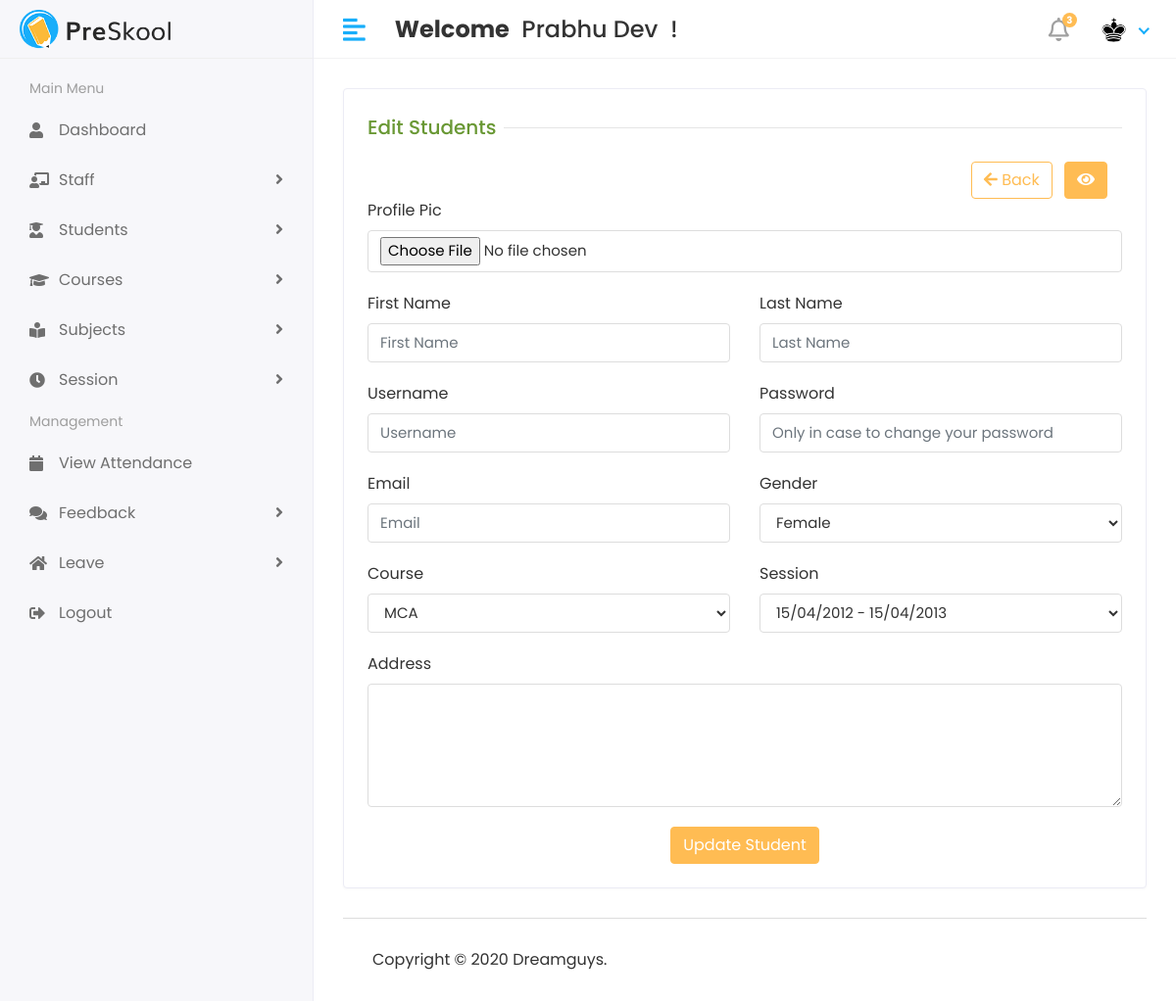
/Hod/Student/edit/1 (signed in), run on an earlier commit of the app's database.
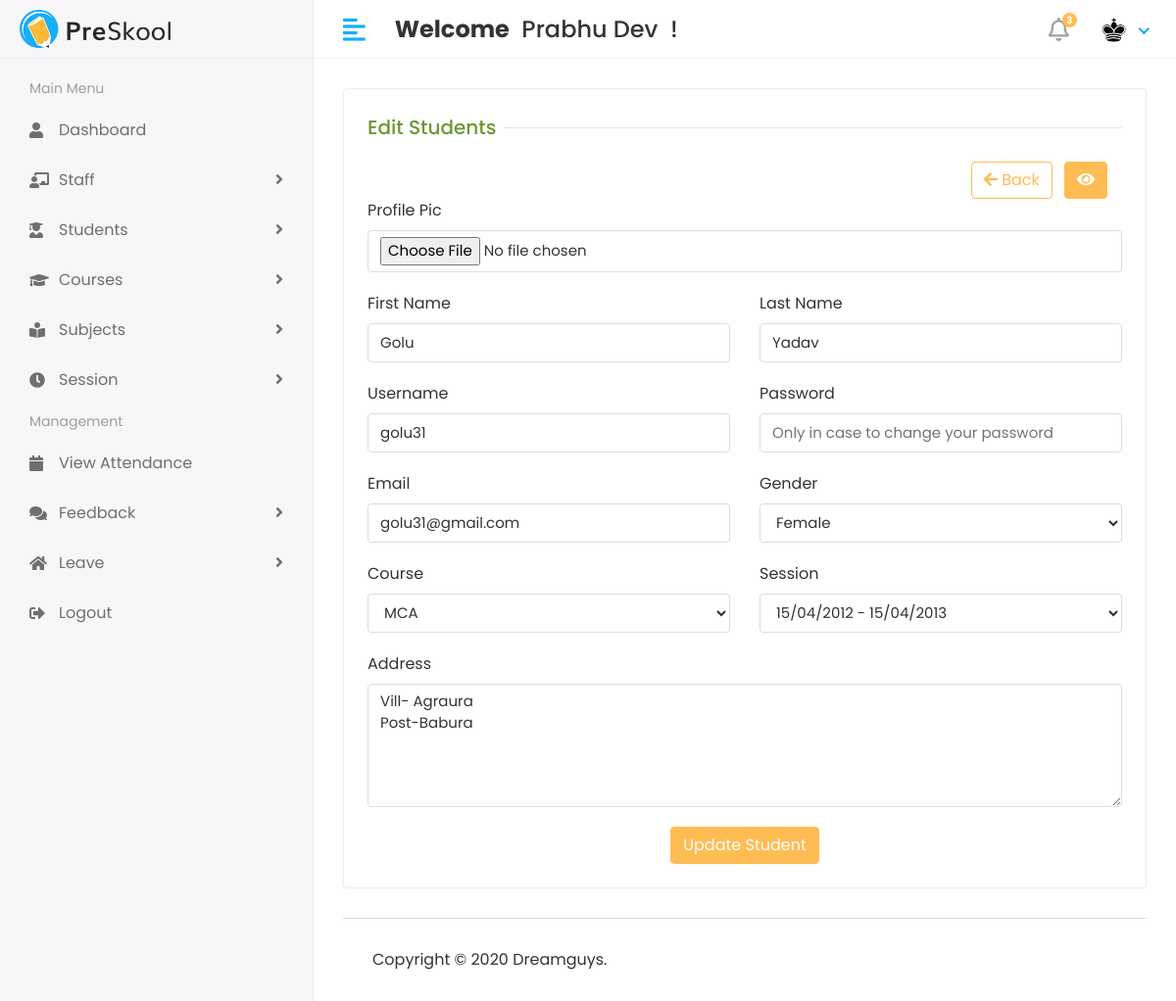
And on a later commit of the database.
### myApp/models.py (models this page shows, shortened)
class Student(models.Model):
  objects = None
  admin = models.OneToOneField(CustomUser, on_delete=models.CASCADE)
  address = models.TextField()
  gender = models.CharField(max_length=100)
  course_id = models.ForeignKey(Course, on_delete=models.DO_NOTHING)
  session_year_id = models.ForeignKey(SessionYear, on_delete=models.DO_NOTHING)
  create_date = models.DateTimeField(auto_now_add=True)
  update_date = models.DateTimeField(auto_now=True)

class CustomUser(AbstractUser):
  USER = (
    (1, 'HOD'),
    (2, 'STAFF'),
    (3, 'STUDENT'),
  )
  user_type = models.CharField(choices=USER, max_length=50, default=1)
  profile_Pic = models.ImageField(upload_to='media/profilePic')

### StudentManagementProject/Hod_Views.py (the view)
@login_required(login_url='/')
def edit_student(request, id):
  course = Course.objects.all()
  sessions = SessionYear.objects.all()
  student = Student.objects.filter(id=id)
  context = {
    'students': student,
    'courses': course,
    'session_years': sessions,
  }
  return render(request, 'Hod/edit_student.html', context)

### templates/Hod/edit_student.html (shortened to what the changed rows need)
{% extends 'base.html' %}
{% block content %}
<div class="row">
  <div class="col-sm-12">
    <div class="card">
      <div class="card-body">
        <form action="{% url 'update_student' %}" method="POST" enctype="multipart/form-data">
          <div class="row">
            <div class="col-12 col-sm-6">
              <div class="form-group">
                <label>First Name</label>
                <input type="text" class="form-control" name="f_name" placeholder="First Name" value="{% for i in students %}{{i.admin.first_name}}{% endfor %}"/>
              </div>
            </div>
            <div class="col-12 col-sm-6">
              <div class="form-group">
                <label>Last Name</label>
                <input type="text" class="form-control" name="l_name" placeholder="Last Name" value="{% for i in students %}{{i.admin.last_name}}{% endfor %}"/>
              </div>
            </div>
            <div class="col-12 col-sm-6">
              <div class="form-group">
                <label>Username</label>
                <input type="text" class="form-control" name="username" placeholder="Username" value="{% for i in students %}{{i.admin.username}}{% endfor %}" required/>
              </div>
            </div>
            <div class="col-12 col-sm-6">
              <div class="form-group">
                <label>Email</label>
                <input type="email" class="form-control" name="email" placeholder="Email" value="{% for i in students %}{{i.admin.email}}{% endfor %}"/>
              </div>
            </div>
            <div class="col-sm-12">
              <div class="form-group">
                <label>Address</label>
                <textarea class="form-control" rows='5' name="address" required>{% for i in students %}{{i.address}}{% endfor %}</textarea>
              </div>
            </div>
          </div>
        </form>
      </div>
    </div>
  </div>
  </div>
{% endblock %}

What changed in the data, as far as the page shows it:
added Student: f_name "Golu", l_name "Yadav", username "golu31", email "golu31@gmail.com", address "Vill- Agraura Post-Babura"
